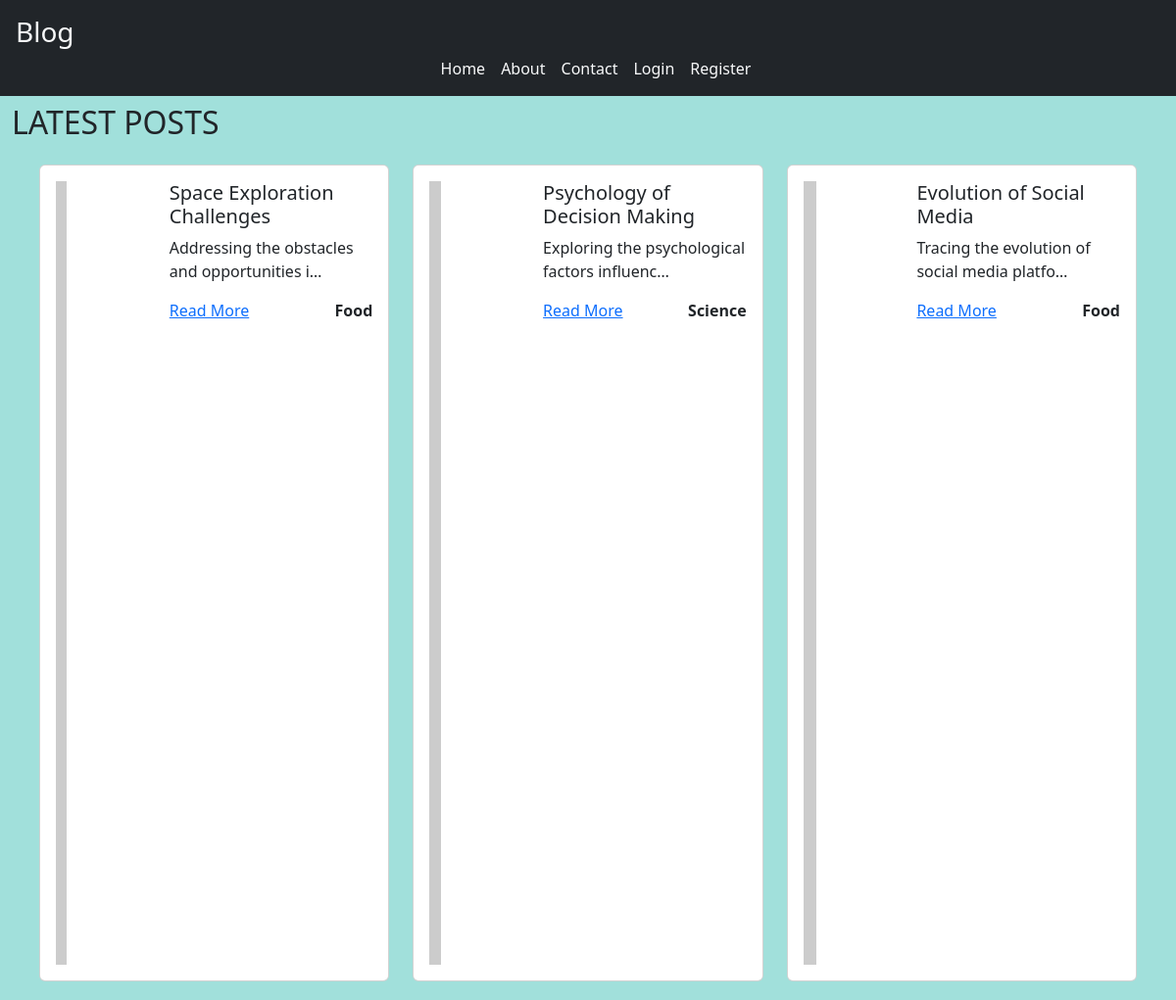
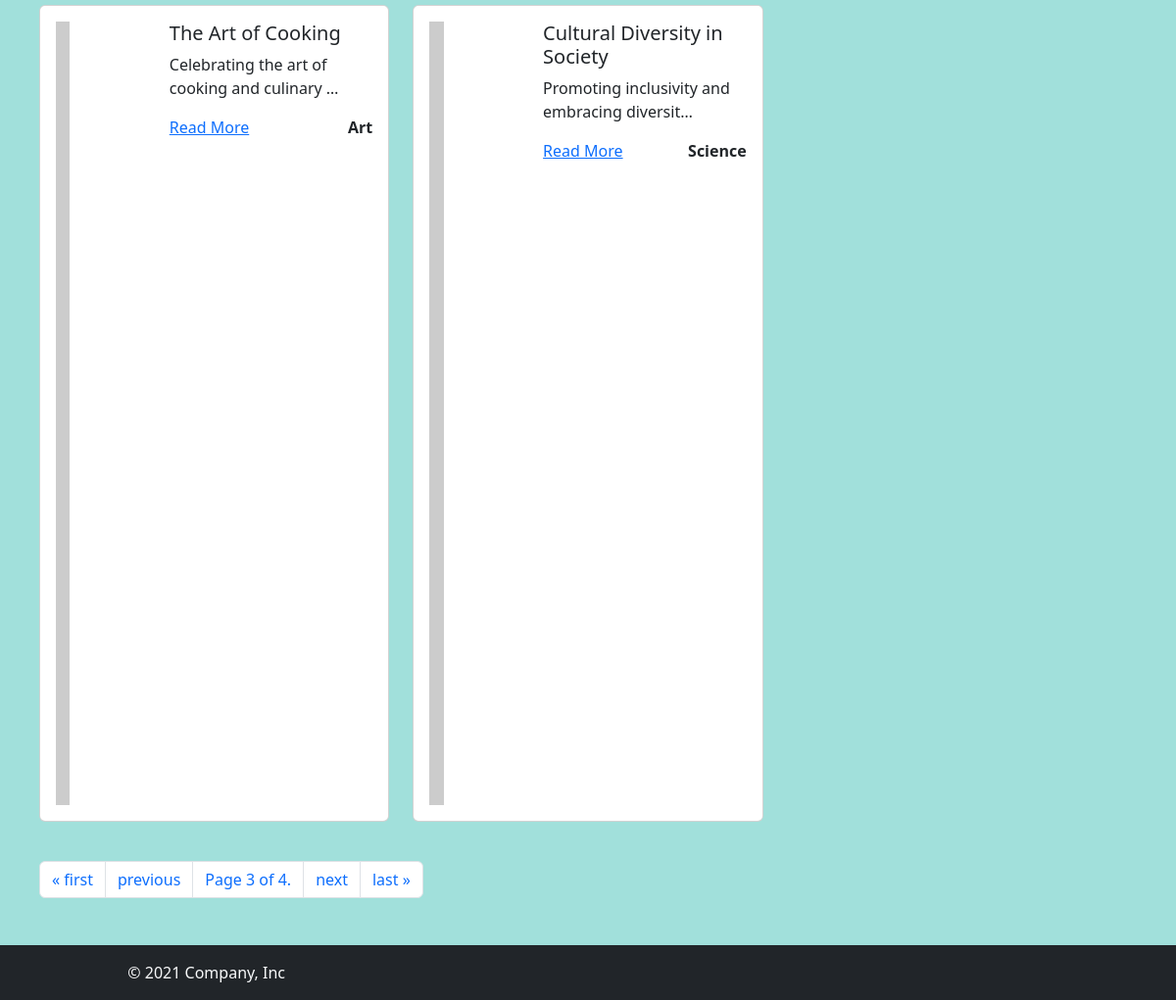
/?page=3, run on the app's committed database (2 pictures, top to bottom).
### blogApp/models.py (models this page shows, shortened)
class Post(models.Model):
    title = models.CharField(max_length=100)
    content = models.TextField()
    img_url = models.ImageField(null=True, blank=True, upload_to='posts/images')
    created_at = models.DateTimeField(auto_now_add=True)
    slug = models.SlugField(unique=True, null=True, blank=True)
    catagory = models.ForeignKey(Catagory, on_delete=models.CASCADE)
    user = models.ForeignKey(User, on_delete=models.CASCADE, null=True, blank=True)
    @property
    def formatted_imag_url(self):
        url = self.img_url if self.img_url.__str__().startswith(('http://','https://')) else self.img_url.url
        return url

class Catagory(models.Model):
    name = models.CharField(max_length=100)

### blogApp/views.py (the view)
# urls.py: path('', index, name='index'),
def index(request):
    blog_title = 'Latest Posts'
    all_posts = Post.objects.all()
    paginator = Paginator(all_posts, 5)
    page_no = request.GET.get('page')
    page_object = paginator.get_page(page_no)
    return render(request, 'index.html', {'blog_title':blog_title, 'page_obj':page_object})

### blogApp/templates/index.html (shortened to what this page needs)
{% extends "base.html" %}
{% block 'content' %}
<div class="container-fluid ">
        <div class="row my-2">
            <div class="col">
                <h2 >{{blog_title | upper}}</h2>
            </div>
            <div class="col-3">
            </div>
        </div>
        <div class="row m-3">
            {% for post in page_obj %}
            <div class="col-4 mb-4">
                <div class="card">
                    <div class="card-body">
                        <div class="row">
                            <div class="col-md-4">
                                <img style='height:300; width:300;' src="{{post.formatted_imag_url}}" class="img-fluid" alt="...">
                            </div>
                            <div class="col-md-8">
                                <h5 class="card-title">{{post.title}}</h5>
                                <p class="card-text">{{post.content | truncatechars:45}}</p>
                                <div class="d-flex justify-content-between">
                                     <a href="{% url 'blog:details' slug=post.slug %}">Read More</a>
                                    <a class="text-decoration-none text-dark fw-bold" href="#">{{post.catagory.name}}</a>
                                </div>
                            </div>
                        </div>
                    </div>
                </div>
            </div>
            {% endfor %}
            <div class="col-12 my-3">
                {% if page_obj.has_other_pages %}
                <nav aria-label="Page navigation">
                    <ul class="pagination">
                        {% if page_obj.has_previous %}
                        <li class="page-item">
                            <a class="page-link" href="?page=1" aria-label="First">
                                <span aria-hidden="true">&laquo; first</span>
                            </a>
                        </li>
                        <li class="page-item">
                            <a class="page-link" href="?page={{page_obj.previous_page_number}}" aria-label="Previous">
                                <span aria-hidden="true">previous</span>
                            </a>
                        </li>
                        {% endif %}
                        <li class="page-item"><span class="page-link">Page {{page_obj.number}} of {{page_obj.paginator.num_pages}}.</span></li>
                        {% if page_obj.has_next%}
                        <li class="page-item">
                            <a class="page-link" href="?page={{page_obj.next_page_number}}" aria-label="Next">
                                <span aria-hidden="true">next</span>
                            </a>
                        </li>
                        <li class="page-item">
                            <a class="page-link" href="?page={{page_obj.paginator.num_pages}}" aria-label="Last">
                                <span aria-hidden="true">last &raquo;</span>
                            </a>
                        </li>
                        {% endif %}
                    </ul>
                </nav>
                {% endif %}
            </div>
        </div>
    </div>
{% endblock %}

### blogApp/static/style.css (style rules this page uses)
body { background-color: rgb(161, 224, 219); }

### data on the page
Post: title "Space Exploration Challenges", content "Addressing the obstacles and opportunities i…", catagory.name "Food"
Post: title "Psychology of Decision Making", content "Exploring the psychological factors influenc…", catagory.name "Science"
Post: title "Evolution of Social Media", content "Tracing the evolution of social media platfo…", catagory.name "Food"
Post: title "The Art of Cooking", content "Celebrating the art of cooking and culinary …", catagory.name "Art"
Post: title "Cultural Diversity in Society", content "Promoting inclusivity and embracing diversit…", catagory.name "Science"

### other printed values
{{ blog_title | upper }} "LATEST POSTS"
{{ page_obj.number }} "3"
{{ page_obj.paginator.num_pages }} "4"
